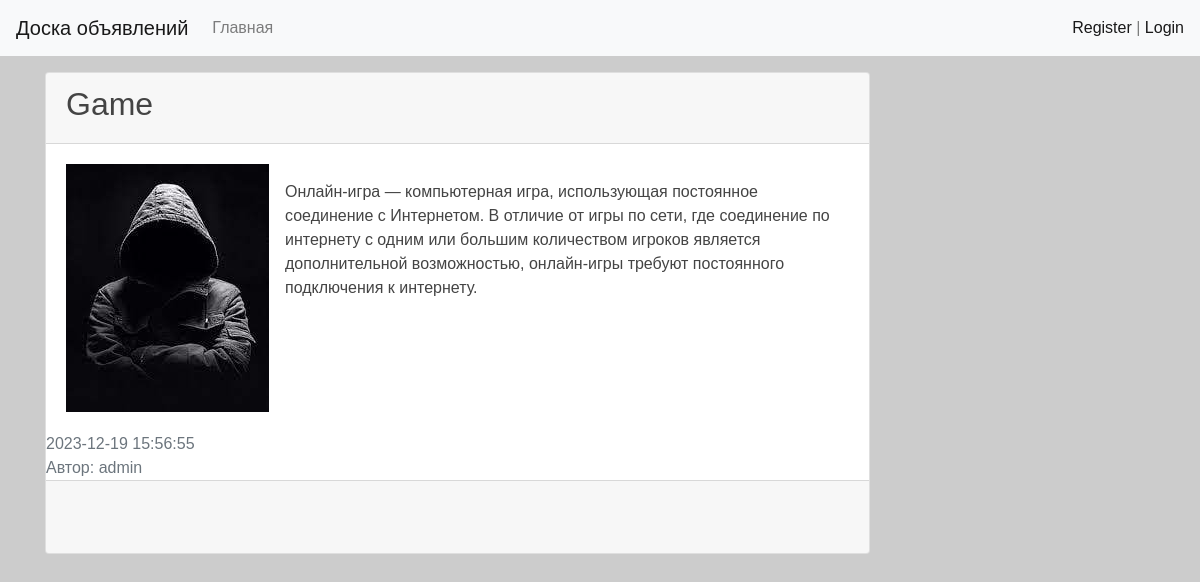
Screenshot of /post/3/ with the database file from the repository.
### forum/models.py (models this page shows, shortened)
class Announcement(models.Model):
    class Category(models.TextChoices):
        TANK = 'TN', 'Танки'
        HEAL = 'HL', 'Хилы'
        DD = 'DD', 'ДД'
        BUYERS = 'BR', 'Торговцы'
        GUILDMASTER = 'GM', 'Гилдмастеры'
        QUESTGIVER = 'QG', 'Квестгиверы'
        BLACKSMITH = 'BS', 'Кузнецы'
        TANNER = 'TR', 'Кожевники'
        POTIONMASTER = 'PM', 'Зельевары'
        SPELLMASTER = 'SP', 'Мастера заклинаний'
    author = models.ForeignKey(get_user_model(), on_delete=models.CASCADE, verbose_name='Автор')
    title = models.CharField(max_length=128, verbose_name='Заголовок')
    description = models.TextField(verbose_name='Описание')
    category = models.CharField(max_length=2, choices=Category.choices, default=Category.TANK, verbose_name='Категория')
    time_create = models.DateTimeField(auto_now_add=True, verbose_name='Дата создания')
    content_media = models.FileField(upload_to='forum/%Y/%m/%d/', blank=True, null=True, verbose_name='Медиа')
    class Meta:
        verbose_name = 'Объявление'
        verbose_name_plural = 'Объявления'
        ordering = ['-time_create']
        indexes = [
            models.Index(fields=['-time_create'])
        ]

### users/models.py (models this page shows)
class User(AbstractUser):
    photo = models.ImageField(upload_to='users/%Y/%m/%d/', blank=True, null=True, verbose_name='Изображение')
    is_verified_email = models.BooleanField(default=False)

### forum/views.py (the view)
# urls.py: path('post/<int:announcement_id>/', views.DetailAnnouncementView.as_view(), name='post'),
class DetailAnnouncementView(DetailView):
    model = Announcement
    template_name = 'forum/post.html'
    context_object_name = 'post'
    pk_url_kwarg = 'announcement_id'

### forum/templates/forum/post.html (shortened to what this page needs)
{% extends 'base.html' %}
{% block content %}
<div class="card mb-3">
    <div class="card-header">
        <h2>{{ post.title }}</h2>
    </div>
    <div class="card-body">
        {% if post.photo %}
        <img src="{{ post.content_media.url }}" alt="" width="350" class="float-left mr-3">
        {% else %}
        <img src="/media/users/default.jpg" alt="" class="float-left mr-3">
        {% endif %}
        <p class="card-text">{{ post.description|safe|linebreaks }}</p>
    </div>
    <div class="class-footer text-muted">
        {{ post.time_create|date:"Y-m-d H:i:s" }}
        <br>
        Автор: {{ post.author }}
    </div>
    <div class="card-footer">
        <br>
        <br>
    </div>
</div>
{% endblock %}

### static/css/style.css (style rules this page uses)
body { background-color: #ccc; }
html, body { font-family: 'Arial'; margin: 0; padding: 0; height: 100%; width: 100%; color: #444; }
img { max-width: 600px; height: auto; }

### rows the page displays
Announcement: title "Game", description "Онлайн-игра — компьютерная игра, использующая постоянное соединение с Интернетом. В отличие от игры по сети, где соединение по интернету с одним или большим количеством игроков является дополнительной возможностью, онлайн-игры требуют постоянного подключения к интернету.", time_create "2023-12-19 15:56:55", author "admin"
